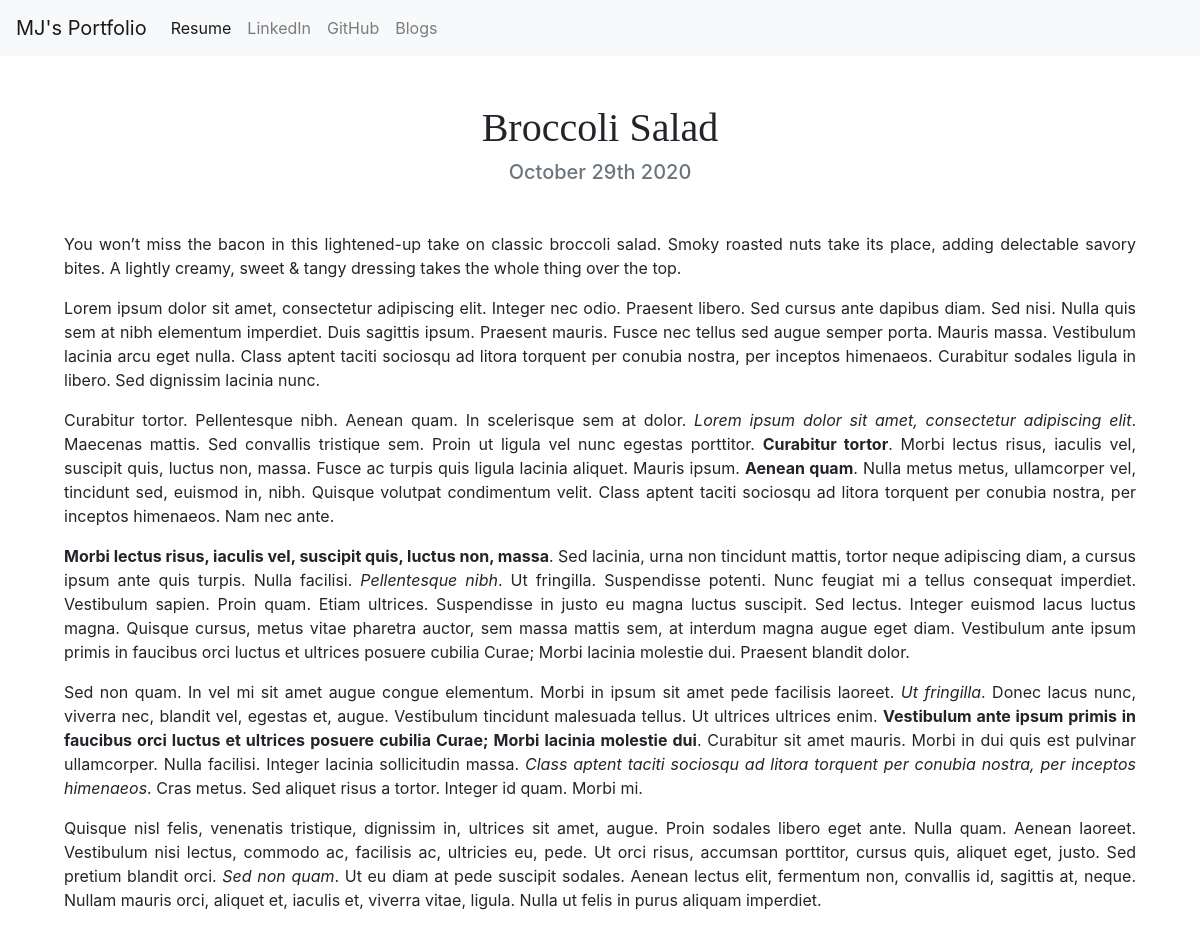
Page /blog/3/ on the committed database.
### blog/models.py (models this page shows, shortened)
class Blog(models.Model):
    title = models.CharField(max_length=200)
    description = models.TextField()
    date = models.DateField(auto_now=True)

### blog/views.py (the view)
# urls.py: path('<int:blog_id>/', views.details, name='details'),
def details(request, blog_id):
    blog = get_list_or_404(Blog, pk=blog_id)
    return render(request, 'details.html', {'blog': blog})

### blog/templates/details.html (shortened to what this page needs)
<!DOCTYPE html>
{% extends 'base_template.html' %}
{% load static %}
{% block content %}
<link href="{% static 'blog/details.css' %}" rel="stylesheet">
{% for item in blog %}
<h1 class="text-center mt-5">{{ item.title }}</h1>
<h5 class="text-center text-muted mb-5">{{ item.date|date:'F jS Y' }}</h5>
<div>
<p>{{ item.description|safe }}</p>
</div>
{% endfor %}
{% endblock %}

### blog/static/blog/details.css (style rules this page uses)
h1 { font-family: 'Playfair Display', serif; }
p { margin: 1rem 4rem; text-align: justify; }

### rows in the picture
Blog: title "Broccoli Salad", date "October 29th 2020", description "You won’t miss the bacon in this lightened-up take on classic broccoli salad. Smoky roasted nuts take its place, adding delectable savory bites. A lightly creamy, sweet & tangy dressing takes the whole thing over the top. Lorem ipsum dolor sit amet, consectetur adipiscing elit. Integer nec odio. Praesent libero. Sed cursus ante dapibus diam. Sed nisi. Nulla quis sem at nibh elementum imperdiet. Duis sagittis ipsum. Praesent mauris. Fusce nec tellus sed augue semper porta. Mauris massa. Vestibulum lacinia arcu eget nulla. Class aptent taciti sociosqu ad litora torquent per conubia nostra, per inceptos himenaeos. Curabitur sodales ligula in libero. Sed dignissim lacinia nunc. Curabitur…"
